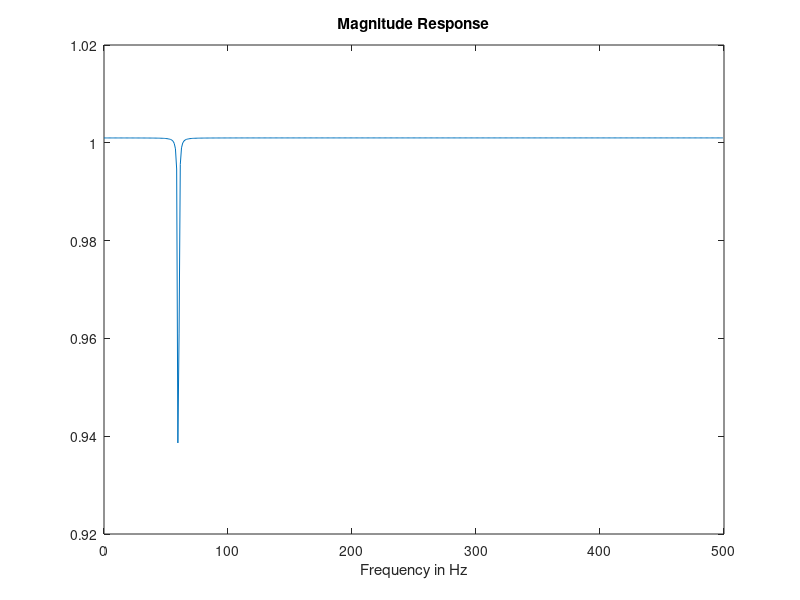
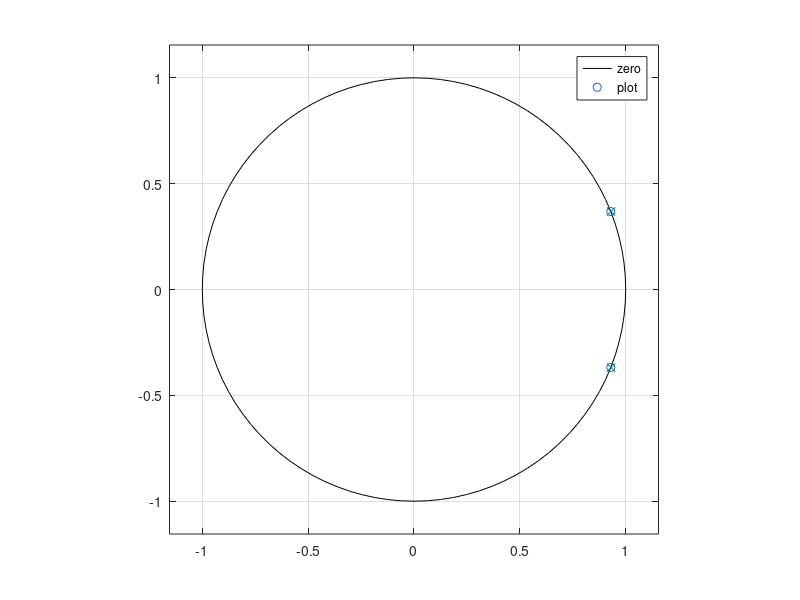

MATLAB code to generate these figures, in order:
fs = 1000;
f0 = 60;
b0 = 1;
b1 = -2*cos(2*pi*f0/fs);
b2 = 1;
r = 0.999;
a0 = 1;
a1 = -2*r*cos(2*pi*f0/fs);
a2 = r*r;
b = [b2, b1, b0];
a = [a2, a1, a0];
[h,w] = freqz(b, a);
hf = abs(h);
figure(1);
plot(w*fs/(2*pi), hf);
title('Magnitude Response');
xlabel('Frequency in Hz');
figure(2);
zplane(b,a); legend('zero','plot');
